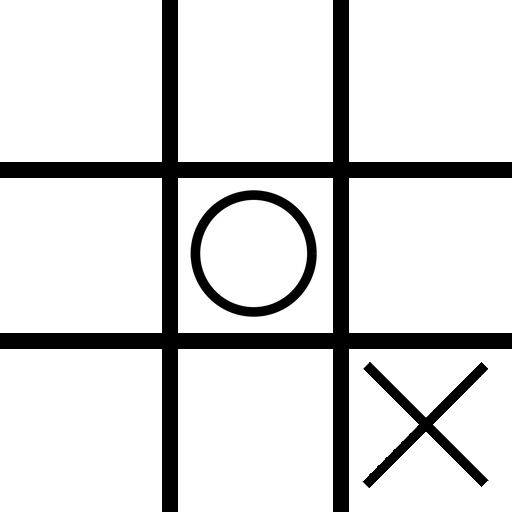
#> input picture testboards/board1.jpg, 512 x 512 px
$ python fromimage.py   (Python 2 division)   (older library calls are emulated)
#> lines starting #> are read from the running program, lines starting #| are printed output that depends on the picture; after the words box and inside, x2 and y2 are one past the last pixel; in counts of white or black regions, pixels touching at a corner belong together
#> in testHLine, img is the input picture: shape (512, 512, 3); min 0, max 255, mean 217.6
import cv2
import numpy as np
import math
import time

crosspath = './shapes/cross.png'

# [59 lines left out: functions fromImage, detectSquare, edgeHistogram, not called in this run]

#Take an image and turn it into rho,theta space for lines
#Inputs:
#-Opencv numpy image
#Outputs:
#-Opencv matrix where rows corresponds to rho, cols corresponds to theta axis
def houghLineTransform(image):
	start = time.time()

	#Resolution of hough transform along theta axis
	resTh = 1

	#Find edges
	bw = cv2.cvtColor(image,cv2.COLOR_BGR2GRAY)
	edges = cv2.Canny(bw,150,200)
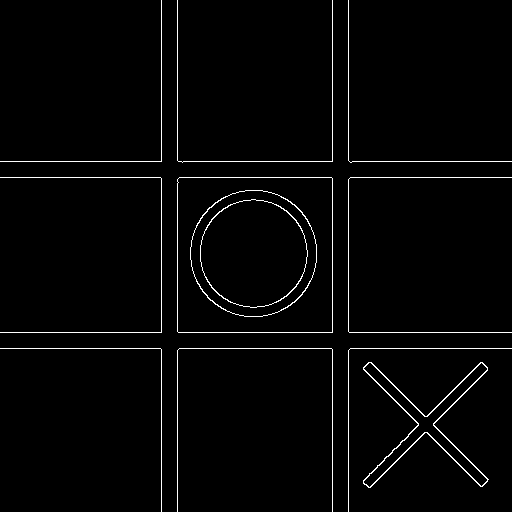
#> edges: shape (512, 512); 2.1% white in thin lines or dots
	cv2.imshow('testimg',edges)
	height, width = image.shape[:2]
#> height = 512; width = 512
	lineTransform = np.zeros((int(180/resTh),int(np.sqrt(2)*np.max((width,height)))))
	for row in range(height):
		for col in range(width):
			if edges[row,col] > 200:
				for theta in range(0,180/resTh,resTh):
					rho = col*np.cos(np.pi*theta/180) + (height-row)*np.sin(np.pi*theta/180)
					lineTransform[theta,int(abs(rho))] += 1
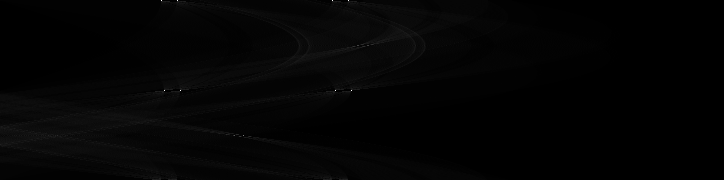
#> lineTransform: shape (180, 724) float64; min 0, max 480, mean 7.7; drawn with min black and max white
	print(time.time() - start)
	return lineTransform/lineTransform.max()

def testHLine():
	img = cv2.imread('./testboards/board1.jpg')
	lineTransform = houghLineTransform(img)
	cv2.imshow('lineT',lineTransform)
	cv2.waitKey()
	maxes = [0 for i in range(9)]
	rows = [0 for i in range(9)]
	cols = [0 for i in range(9)]
	height,width = lineTransform.shape[:2]
#> height = 180; width = 724

	#Find lines corresponding to grid
	for row in range(height):
		for col in range(width):
			index = 0
			while lineTransform[row,col] > maxes[index] and index < 8:
				index += 1
			maxes.insert(index,lineTransform[row,col])
			maxes.pop(0)
			rows.insert(index,row)
			rows.pop(0)
			cols.insert(index,col)
			cols.pop(0)
#> after the loop, cols = [177, 335, 164, 348, 351, 180, 332, 161, 0]; maxes = [0.99, 0.992, 0.992, 0.992, 0.994, 1, 1, 1, 0]; rows = [0, 90, 90, 0, 90, 90, 0, 0, 0]
	maxes.pop()
	cols.pop()
	rows.pop()
	maxes = [x for (y,x) in sorted(zip(rows,maxes))]
#> maxes = [0.99, 0.992, 1, 1, 0.992, 0.992, 0.994, 1]
	cols = [x for (y,x) in sorted(zip(rows,cols))]
#> cols = [161, 177, 332, 348, 164, 180, 335, 351]
	rows = sorted(rows)
#> rows = [0, 0, 0, 0, 90, 90, 90, 90]
	#print maxes
	#print rows
	#print cols

	#Draw lines
	pt1 = [0,0]
	pt2 = [10,10]
	height,width = img.shape[:2]
#> height = 512; width = 512
	for i in range(8):
		rho = cols[i]
		theta = rows[i]
		if -2 < theta < 2:
			pt1 = [rho,height]
			pt2 = [rho,0]
		else:
			pt1 = [0,height-rho/np.sin(theta*np.pi/180)+1]
			pt2 = [width,height-np.cos(theta*np.pi/180)/np.sin(theta*np.pi/180)*width-rho/np.sin(theta*np.pi/180)+1]

		cv2.line(img, tuple(map(int,pt1)), tuple(map(int,pt2)), (0,255,0),2)
#> this loop made 8 passes
#> (rho, theta, pt1, pt2) on passes 5 to 8: (164, 90, [0, 349], [512, 349]), (180, 90, [0, 333], [512, 333]), (335, 90, [0, 178], [512, 178]), (351, 90, [0, 162], [512, 162])
#> (rho, theta, pt1) on passes 1 to 4: (161, 0, [161, 512]), (177, 0, [177, 512]), (332, 0, [332, 512]), (348, 0, [348, 512])
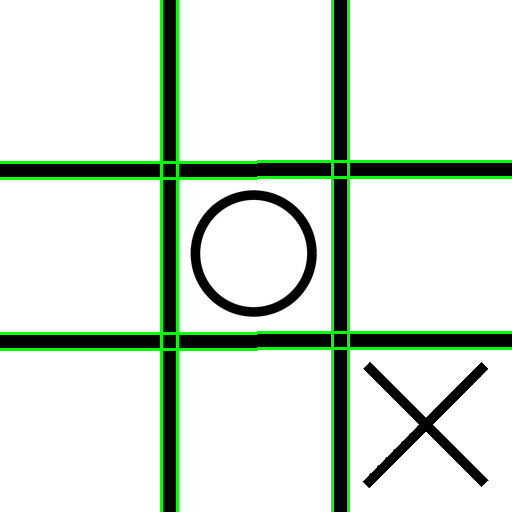
#> img: shape (512, 512, 3); 4.63% of pixels changed, all inside (x1, y1, x2, y2) = (0, 0, 512, 512)
	cv2.imshow('imline',img)
	cv2.waitKey(0)

if __name__ == '__main__':
	testHLine()
	#fromImage('')

$ run again, with shapes/circle.png saved as testboards/board1.jpg
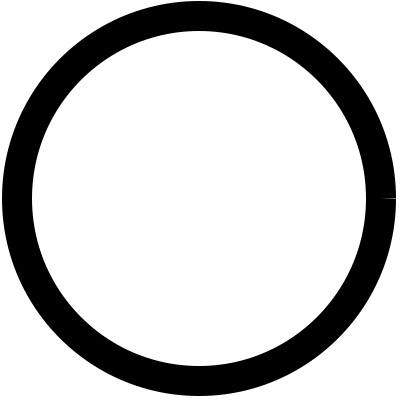
#> input picture shapes/circle.png, 400 x 400 px
#> in testHLine, img is the input picture: shape (400, 400, 3); min 0, max 255, mean 200.3
#> edges: shape (400, 400); 1.7% white in thin lines or dots
#> after the loop in houghLineTransform, `for row in range(height):`:
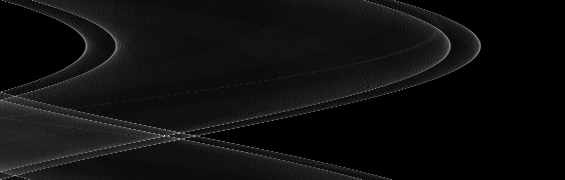
#> lineTransform: shape (180, 565) float64; min 0, max 78, mean 4.7; drawn with min black and max white
#> after the loop in testHLine, `for row in range(height):`: cols = [178, 86, 193, 179, 179, 168, 164, 164, 0]; maxes = [0.641, 0.641, 0.654, 0.667, 0.718, 0.718, 0.731, 1, 0]; rows = [133, 45, 135, 132, 139, 135, 136, 135, 0]
#> in testHLine, `maxes = [x for (y,x) in sorted(zip(rows,maxes))]`: maxes = [0.641, 0.667, 0.641, 0.654, 0.718, 1, 0.731, 0.718]
#> in testHLine, `cols = [x for (y,x) in sorted(zip(rows,cols))]`: cols = [86, 179, 178, 164, 168, 193, 164, 179]
#> in testHLine, `rows = sorted(rows)`: rows = [45, 132, 133, 135, 135, 135, 136, 139]
#> the loop in testHLine, `for i in range(8):` made 8 passes
#> (rho, theta, pt1, pt2) on passes 1 to 8: (86, 45, [0, 279.4], [400, -120.6]), (179, 132, [0, 160.1], [400, 520.3]), (178, 133, [0, 157.6], [400, 530.6]), (164, 135, [0, 169.1], [400, 569.1]), (168, 135, [0, 163.4], [400, 563.4]), (193, 135, [0, 128.1], [400, 528.1]), (164, 136, [0, 164.9], [400, 579.1]), (179, 139, [0, 128.2], [400, 588.3])
#> after the loop in testHLine, `for i in range(8):`:
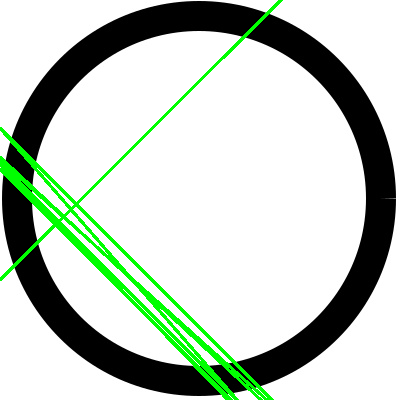
#> img: shape (400, 400, 3); 4.81% of pixels changed, all inside (x1, y1, x2, y2) = (0, 0, 283, 400)
